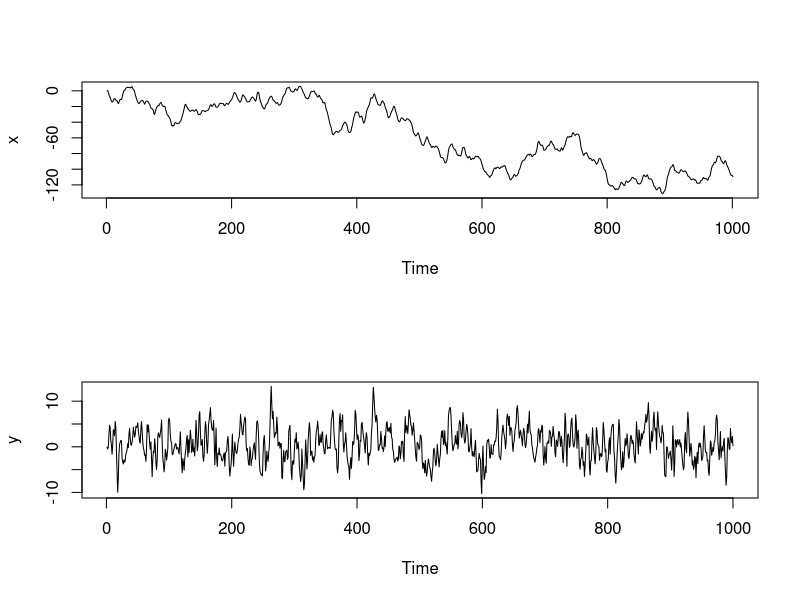
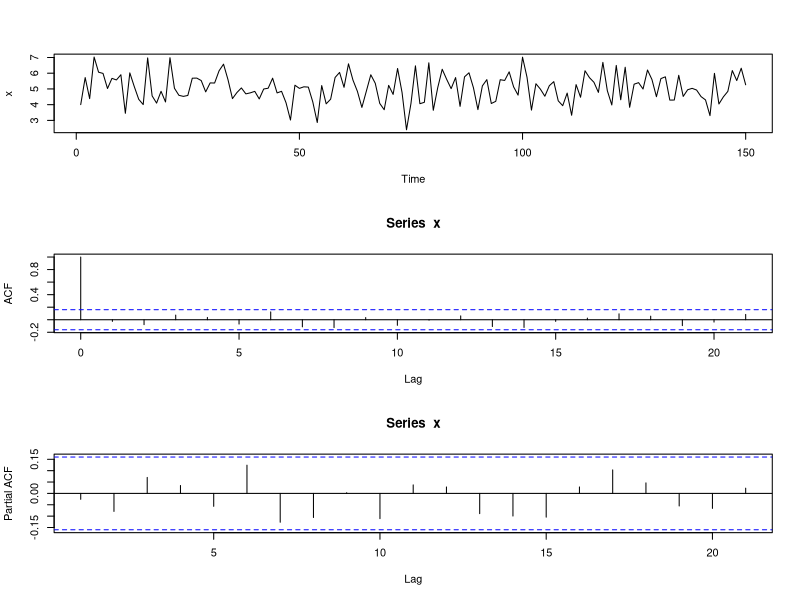

These charts were generated, in order, by the following R code:

####################################################################
########## Simulando e Ajustando um processo ARIMA(p,d,q) ##########
####################################################################


# Um ARIMA(p,d,q) pode ser simulado em R utilizando a função 
# 	arima.sim(n, model)
# Por exemplo o comando
x <- arima.sim(n = 1000, model=list(order=c(1,1,1), ar = 0.6, ma = 0.5))
# simula o modelo ARMA(1,1,1)
# W_t = X_t - X_{t-1}
# W_t = 0.6 W_{t-1} + E_t + 0.5 E_{t-1},   E_t ~ N(0,1) 


# Para definir um valor diferente para sigma2, por exemplo, sigma2=5, utilize
y <- arima.sim(n = 1000, model=list(ar = 0.6, ma = 0.5), 
		rand.gen = function(n) rnorm(n,0,sqrt(5)) )


par(mfrow=c(2,1))
plot(x)
plot(y)



# Da mesma forma, a função arima(order=c(p,d,q)) pode ser 
# utilizada para ajustar o modelo ARIMA(p,d,q) via minimos quadrados
# Por exemplo,
arima(x, order = c(1, 1, 1), include.mean = FALSE)

arima(y, order = c(1, 0, 1), include.mean = FALSE)




### A função ndiffs() do pacote 'forecast' mede quantas vezes a série 
## precisa ser diferenciada
## até se tornar estacionária de acordo com um dos testes estatísticos
## kpss, adf e pp
require(forecast)

## ARMA(1,1)
x <- arima.sim(n = 1000, model=list(order=c(1,0,1), ar = 0.6, ma = 0.5))

## ARIMA(1,1,1)
y <- arima.sim(n = 1000, model=list(order=c(1,1,1), ar = 0.6, ma = 0.5))

## ARIMA(1,2,1)
z <- arima.sim(n = 1000, model=list(order=c(1,2,1), ar = 0.6, ma = 0.5))

## testes
ndiffs(x, alpha = 0.05, test = c("kpss", "adf", "pp"), max.d = 2)
ndiffs(y, alpha = 0.05, test = c("kpss", "adf", "pp"), max.d = 2)
ndiffs(z, alpha = 0.05, test = c("kpss", "adf", "pp"), max.d = 2)






####################################################################
#########  Redundância dos parâmetros ##############################
####################################################################

### Exemplo: Shumway book
set.seed(8675309)
x = rnorm(150, mean=5) # generate iid N(5,1)s

### Era de se esperar que a estimativa fosse ar1 = 0 e ma1 =0, no entanto
### a função de estimação se perde e encontra
### ar_1 = -0.9595 e ma_1 = 0.9527
arima(x, order=c(1,0,1)) # estimation ARMA(1,1)

### Note que a proximidade do termo ar_1 e ma_1
### indica que o modelo está super parametrizado, 
### pois os fatores quase podem ser cancelados na forma polinomial
### (1 + 0.96B) X_t = (1+0.95B) E_t

### Observe também o tamanho do erro padrão do estimador


### Nesta situação, os gráficos de correlações mostram que
### não existe correlações para nenhuma defasagem
ndiffs(x) 
par(mfrow=c(3,1))
plot.ts(x)
print( acf(x))
print( pacf(x))




